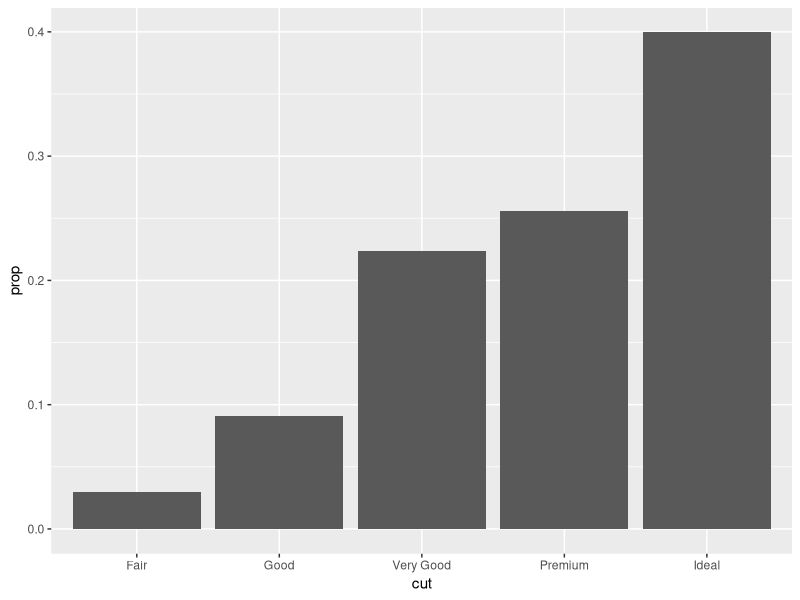
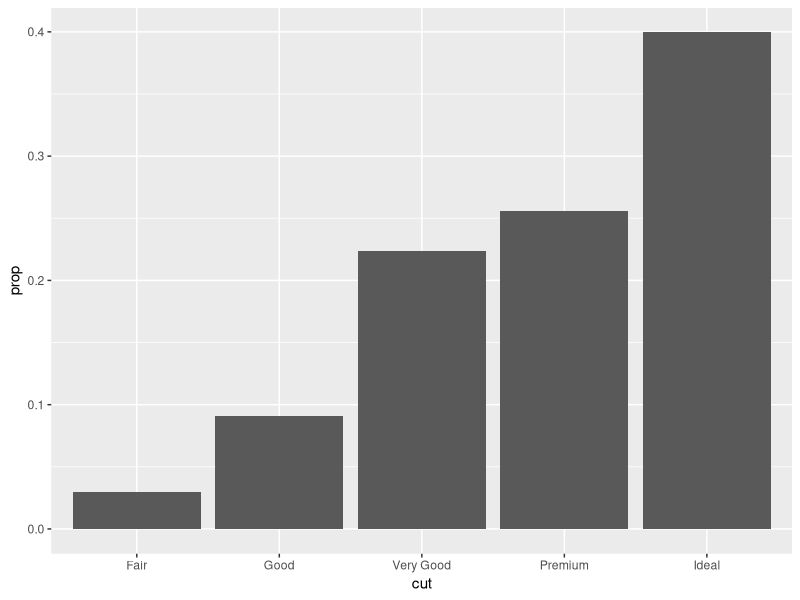

Reproduce these figures in R, in order.
library(tidyverse)

ggplot(data = diamonds) + 
  geom_bar(mapping = aes(x = cut, y = stat(prop), group = 1))

ggsave("data-visualization/figs/bar_chart_basic.png")
